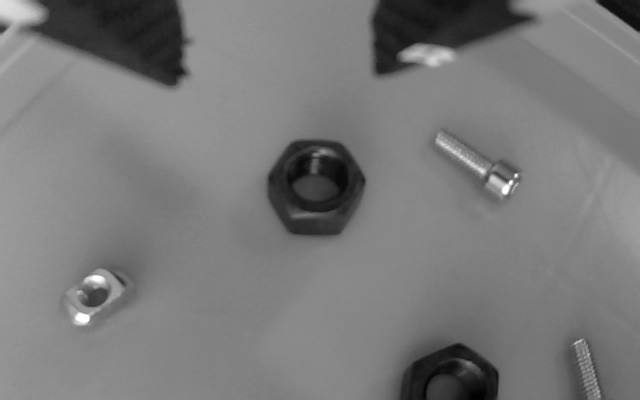
#> input picture board/vision/fixtures/m12_nut_radius/lost_0.png, 640 x 400 px
$ python -i wrist_nut_localization.py   (imports and definitions only)
#> lines starting #> are read from the running program, lines starting #| are printed output that depends on the picture; after the words box and inside, x2 and y2 are one past the last pixel; in counts of white or black regions, pixels touching at a corner belong together
#> further down, picture is the input picture: shape (400, 640); min 1, max 255, mean 121.5
"""Offline single separated nut localization from grayscale annular contours."""
import cv2
import numpy as np


# [26 lines left out: function track_template, not called in this run]


def locate(gray):
    if gray.shape!=(400,640):raise ValueError('Expected wrist 640x400 frame')
    candidates=[]
    for level in range(35,121,5):
        mask=(gray<level).astype(np.uint8)*255
        contours,hierarchy=cv2.findContours(mask,cv2.RETR_TREE,cv2.CHAIN_APPROX_SIMPLE)
        if hierarchy is None:continue
        for i,c in enumerate(contours):
            area=cv2.contourArea(c);x,y,w,h=cv2.boundingRect(c);child=hierarchy[0,i,2]
            if not 400<area<20000 or child<0 or x<10 or y<10 or x+w>630 or y+h>390 or not .6<w/h<1.5:continue
            children=[j for j,entry in enumerate(hierarchy[0]) if entry[3]==i]
            child=max(children,key=lambda j:cv2.contourArea(contours[j]))
            hole=contours[child];ha=cv2.contourArea(hole)
            if not .18<ha/area<.7 or len(hole)<5:continue
            (u,v),(a,b),angle=cv2.fitEllipse(hole)
            if min(a,b)/max(a,b)<.65:continue
            m=cv2.moments(c);outer=np.array([m['m10']/m['m00'],m['m01']/m['m00']]);center=np.array([u,v])
            if np.linalg.norm(outer-center)>max(w,h)*.12:continue
            candidates.append(dict(center_px=center.tolist(),outer_center_px=outer.tolist(),threshold=level,area_px=area,hole_area_px=ha,bbox=[x,y,w,h],hole_axes_px=[a,b]))
#> this loop made 18 passes
#> pass 1, in locate, `mask=(gray<level).astype(np.uint8)*255`:
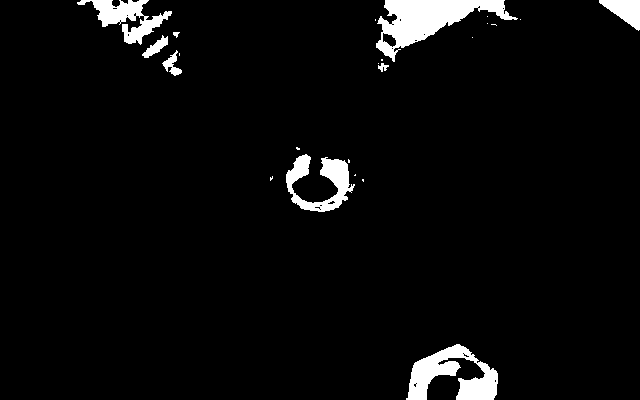
#> mask: shape (400, 640); 4.2% white; 23 white regions (14 under 20 px), largest, box (x1, y1, x2, y2) and area: (376, 0, 518, 62) 3548, (406, 344, 498, 400) 2635, (286, 154, 355, 212) 1745
#> pass 2, in locate, `mask=(gray<level).astype(np.uint8)*255`:
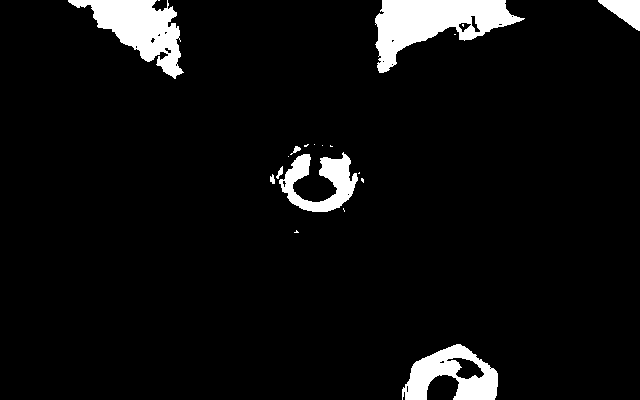
#> mask: shape (400, 640); 6% white; 20 white regions (12 under 20 px), largest, box (x1, y1, x2, y2) and area: (375, 0, 525, 73) 5273, (68, 0, 184, 79) 4110, (402, 344, 498, 400) 2963
#> pass 3, in locate, `mask=(gray<level).astype(np.uint8)*255`:
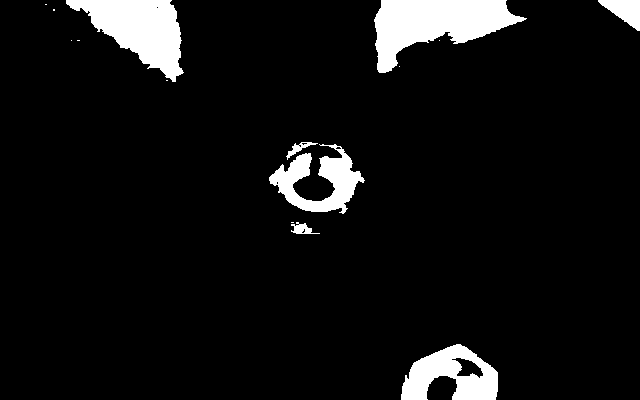
#> mask: shape (400, 640); 7.1% white; 15 white regions (8 under 20 px), largest, box (x1, y1, x2, y2) and area: (374, 0, 527, 73) 5863, (66, 0, 184, 82) 4993, (401, 344, 498, 400) 3231
#> after the loop:
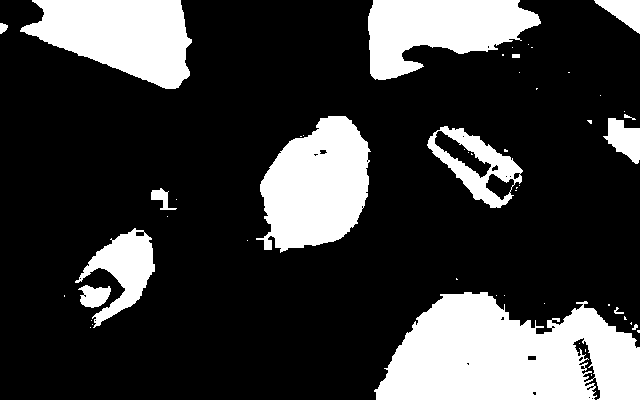
#> mask: shape (400, 640); 23.2% white; 52 white regions (37 under 20 px), largest, box (x1, y1, x2, y2) and area: (374, 292, 640, 400) 20809, (256, 116, 371, 253) 10842, (20, 0, 192, 89) 9987
#> after the loop, candidates = 1 item
#> (the run stopped early here; a loop or call above may not have finished)
